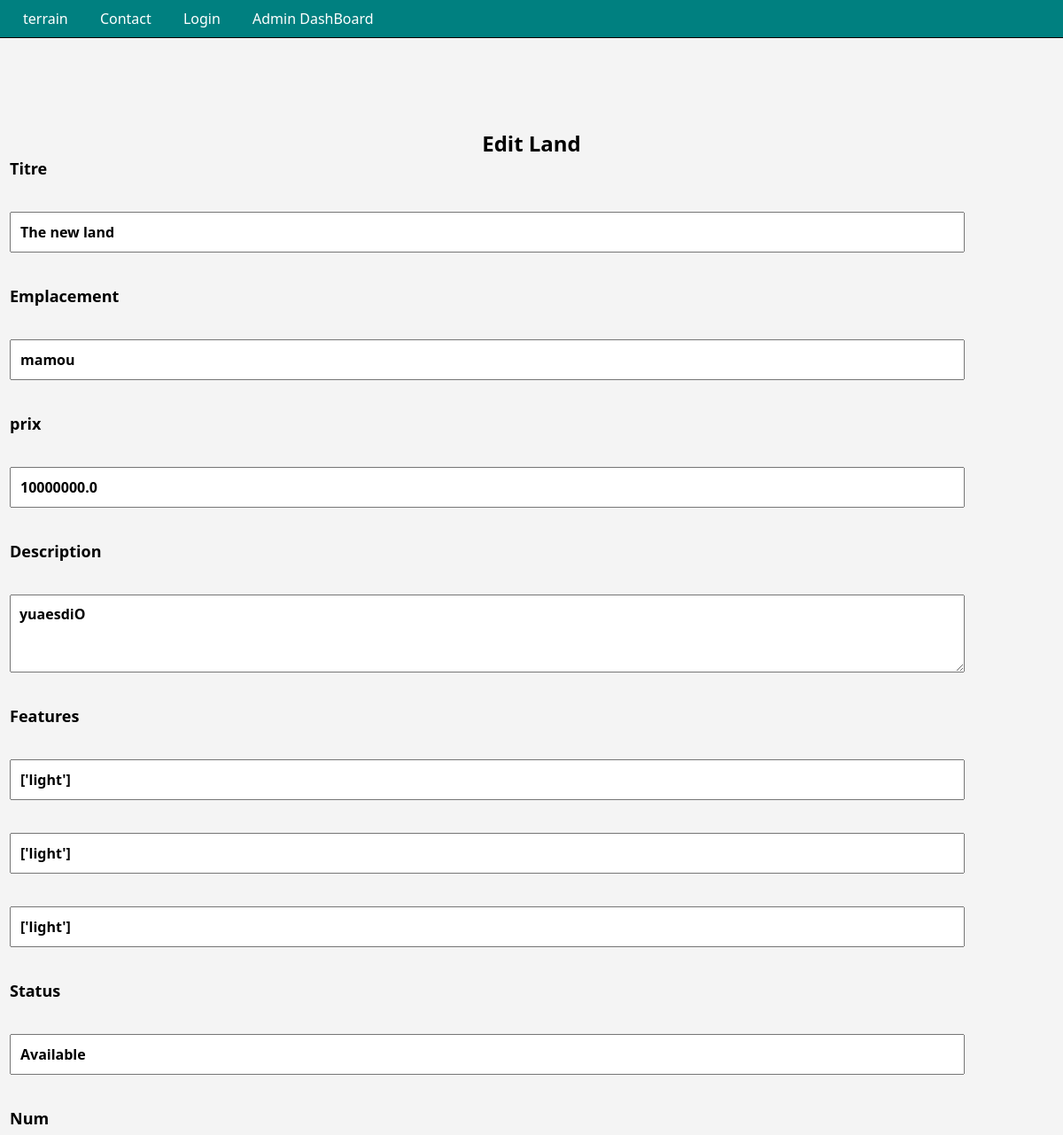
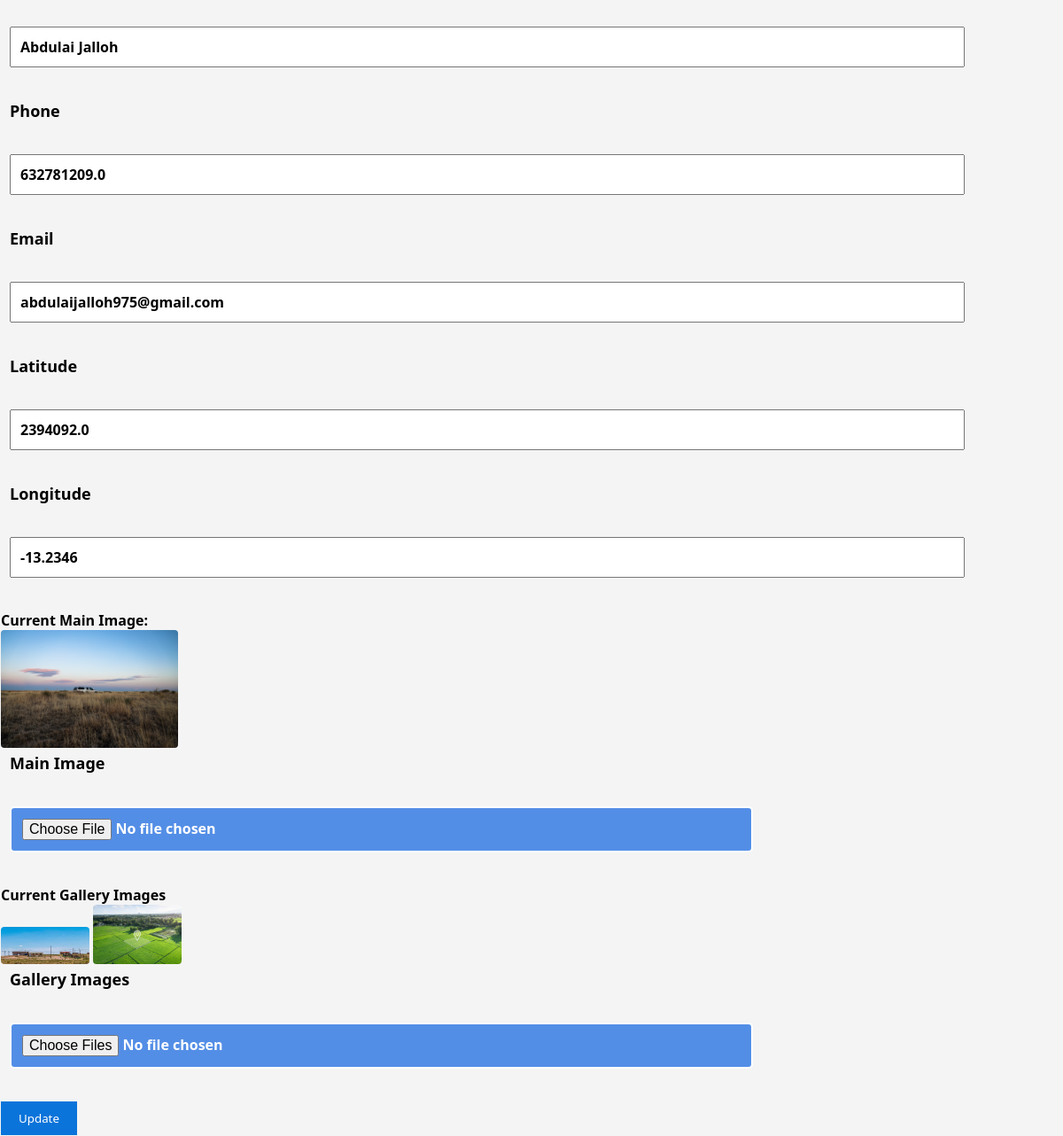
Page /admin/land/2/edit on the committed database (2 pictures, top to bottom).
### app/models.py (models this page shows)
class Land(db.Model):
  id = db.Column(db.Integer, primary_key=True)
  title = db.Column(db.String(100), nullable=False)
  location = db.Column(db.String(150), nullable=False)
  price = db.Column(db.Float(120), nullable=False)
  description = db.Column(db.Text)
  mainImage = db.Column(db.String(255))
  gallery = db.Column(db.PickleType)
  features = db.Column(db.PickleType)
  status = db.Column(db.String(50), default='Available')
  name = db.Column(db.String(100))
  email = db.Column(db.String(100))
  phone = db.Column(db.String(50))
  date_Added = db.Column(db.DateTime, default=datetime.utcnow)
  latitude = db.Column(db.Float(255))
  longitude = db.Column(db.Float(255))
  visible = db.Column(db.Boolean, default=True)
  sales = db.relationship('Sale', backref='land', cascade="all, delete", lazy=True)

### app/routes/land_routes.py (the view, shortened to what this page needs)
@land_bp.route('/admin/land/<int:land_id>/edit',
methods=['GET', 'POST'])
def Edit_land(land_id):
    land = Land.query.get_or_404(land_id)
    form = AddLandForm(obj=land)
    return render_template('admin.html', form=form, editing=True, land=land)

### app/forms.py
class AddLandForm(FlaskForm):
  title = StringField('Titre', validators=[DataRequired()])
  location = StringField('Emplacement', validators=[DataRequired()])
  price = FloatField('prix', validators=[DataRequired(), NumberRange(min=0)])
  description = TextAreaField('Description', validators=[DataRequired(), Length(min=8)])
  features = StringField('Features', validators=[DataRequired()])
  status = StringField('Status', validators=[DataRequired()])
  mainImage = FileField('Main Image', validators=[FileRequired(), FileAllowed(['jpg', 'png', 'jpeg'], 'Images Only!')], render_kw={"class": "upload-Images"})
  gallery = MultipleFileField('Gallery Images', validators=[FileAllowed(['jpg', 'png', 'jpeg'], 'Images Seulement!')], render_kw={"class": "upload-Images"})
  latitude = FloatField('Latitude', validators=[DataRequired()])
  longitude = FloatField('Longitude', validators=[DataRequired()])
  name = StringField('Num', validators=[DataRequired()])
  phone = FloatField('Phone', validators=[DataRequired()])
  email = StringField('Email', validators=[Email()])
  submit = SubmitField('Ajouter le terrain')

### templates/admin.html (shortened to what this page needs)
<!DOCTYPE html>
<html lang="en">
<head>
  <link rel="stylesheet" href="/static/style.css">
</head>
<body>
  <header>
    <nav id="Menue-links">
      <a href="{{ url_for('land.lands') }}" data-key="home-link" >terrain</a>
      <a href="{{ url_for('land.contact') }}" data-key="home-link" >Contact</a>
      <a href="{{url_for('land.login')}}">Login</a>
      <a href="{{ url_for('land.dashboard')}}">Admin DashBoard</a>
    </nav>
  </header> <br><br><br>
  <br>
 <br> <br> <br> <br>
    <h2 class="admin-title">{{'Edit Land' if editing else 'Ajouter un nouveau terrain'}}</h2>
    <form  method="POST" enctype="multipart/form-data">
    <p> {{ form.title.label }} </p> <br>
    <p> {{ form.title() }} </p> <br>
    <p>  {{ form.location.label }} </p> <br>
    <p>  {{ form.location() }} </p> <br>
    <p>  {{ form.price.label }} </p> <br>
    <p>  {{ form.price() }} </p> <br>
    <p> {{ form.description.label }} </p> <br>
    <p> {{ form.description(rows=3, cols=40) }} </p> <br>
    <p> {{ form.features.label }} </p> <br>
    <p>  {{ form.features() }} </p> <br>
    <p>  {{ form.features() }} </p> <br>
    <p>  {{ form.features() }} </p> <br>
    <p>  {{ form.status.label }} </p> <br>
    <p>  {{ form.status() }} </p> <br>
    <p>   {{ form.name.label }} </p> <br>
    <p>   {{ form.name(size=70) }} </p> <br>
    <p>   {{ form.phone.label }} </p> <br>
    <p>   {{ form.phone(size=70) }} </p> <br>
    <p>   {{ form.email.label }} </p> <br>
    <p>   {{ form.email(size=70) }} </p> <br>
    <p>{{ form.latitude.label}}</p> <br>
    <p>{{ form.latitude()}}</p> <br>
    <p>{{ form.longitude.label}}</p> <br>
    <p>{{ form.longitude()}}</p> <br>
     {% if editing and land.mainImage %}
     <p>Current Main Image: </p>
      <img src="{{(land.mainImage) }}" alt="main Image" width="200">
     {% else %}
     <p>No Image Uploaded yet.</p> <br>
     {% endif %}
    <p>  {{ form.mainImage.label }} </p> <br>
    <p>  {{ form.mainImage() }} </p> <br>
      {% if editing and land.gallery %}
      <p>Current Gallery Images</p>
      {% for img in land.gallery %}
      <img src="{{ img }}" alt="Gallery Image" width="100">
      {% else %}
      <p>Gallery is empty to images yet</p>
      {% endfor %}
      {% endif %}
    <p>  {{ form.gallery.label }} </p> <br>
    <p>  {{ form.gallery(multiple=true) }} </p> <br>
    <button type="submit">{{'Update' if editing else 'Submit' }}</button>
</form>
</body>
</html>

### static/style.css (style rules this page uses)
* { box-sizing: border-box; margin: 0; padding: 0; font-family: 'Segoe UI', sans-serif; }
body { margin: 0; padding: 1px; font-family: Arial, sans-serif; background-color: #f4f4f4; }
header { position: fixed; top: 0; left: 0; width: 100%; display: flex; background: #008080; justify-content: space-between; padding: 10px 10px; border-bottom: 1px solid #000; z-index: 10; }
nav a { margin: 1rem; color: white; text-decoration: none; }
form, fieldset { font-weight: bold; width: 100%; box-sizing: border-box; }
label, input, textarea { margin-left: 10px; font-size: large; font-weight: bold; display: block; width: 90%; margin-bottom: 15px; box-sizing: border-box; }
input, textarea { padding: 10px; font-size: 1em; }
button { background-color: #0a74da; color: white; padding: 10px 20px; border: none; cursor: pointer; }
.admin-title { text-align: center; }
img { border-radius: 4px; }
.upload-Images { color: #fff; font-weight: bold; padding: 12px; border: 2px solid #fff; border-radius: 5px; background-color: #538ee6; cursor: pointer; width: 70%; font-family: inherit; }

### rows in the picture
Land: title "The new land", location "mamou", price "10000000.0", description "yuaesdiO", features "['light']", status "Available", name "Abdulai Jalloh", phone "632781209.0", email "abdulaijalloh975@gmail.com", latitude "2394092.0", longitude "-13.2346", mainImage (picture)

### other values in the picture
{{ 'Edit Land' if editing else 'Ajouter un nouveau terrain' }} "Edit Land"
{{ 'Update' if editing else 'Submit' }} "Update"
